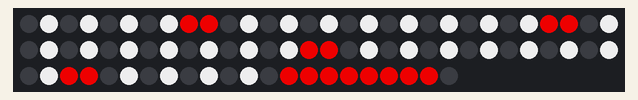
This sketch was run on a simulated Arduino Uno, built with avr-gcc and run on an emulated ATmega328P. Shown: 82 RGB LEDs in strip order, left to right, continuing on the next row.

Above: at 3.3 s.

The sketch:

code_echiquier.ino
```cpp
#include <FastLED.h>

#define LED_PIN     8
#define COLOR_ORDER GRB
#define CHIPSET     WS2811
#define NUM_LEDS    82

#define BRIGHTNESS  200
#define FRAMES_PER_SECOND 60
//CRGBPalette16 gPal;

CRGB leds[NUM_LEDS];
int blueLeds[]={0, 8, 9, 26, 27, 44, 45, 71, 72, 73, 74, 75, 76, 77, 78, 79, 80, 81};
int whiteLeds[]={1, 3, 5, 7, 11, 13, 15, 17, 19, 21, 23, 25, 29, 31, 33, 35, 37, 39, 41, 43, 47, 49, 51, 53, 55, 57, 59, 61,62,63, 64,65, 66, 67,68, 69, 70};

void setup() {
  delay(3000); // sanity delay
  FastLED.addLeds<CHIPSET, LED_PIN, COLOR_ORDER>(leds, NUM_LEDS).setCorrection( TypicalLEDStrip );
  FastLED.setBrightness( BRIGHTNESS );
 }

void loop()
{
  static byte heat[NUM_LEDS];
  FastLED.show(); // display this frame
  FastLED.delay(1000 / FRAMES_PER_SECOND);

for( int i = 1; i < 8; i+=2) {
    leds[i]=CRGB(255,255,255);
    FastLED.show();
    }

for (int j = 11; j < 26 ; j+=2){
  leds[j] = CRGB(255,255,255);
  FastLED.show();
}

for (int k = 29 ; k < 44; k+=2){
  leds[k] = CRGB(255,255,255);
  FastLED.show();
}

for (int m = 47 ; m < 62; m+=2){
  leds[m] = CRGB(255,255,255);
  FastLED.show();
}

for (int n = 65 ; n < 73; n+=2){
  leds[n] = CRGB(255,255,255);
  FastLED.show();

for (int p = 73 ; p < 81; p++){
  leds[p] = CRGB(255,0,0);
  FastLED.show();
}
  leds[8] = CRGB(255,0,0);
  leds[9] = CRGB(255,0,0);
  leds[26] = CRGB(255,0,0);
  leds[27] = CRGB(255,0,0);
  leds[44] = CRGB(255,0,0);
  leds[45] = CRGB(255,0,0);
  leds[62] = CRGB(255,0,0);
  leds[63] = CRGB(255,0,0);
  FastLED.show();
}
}
```
